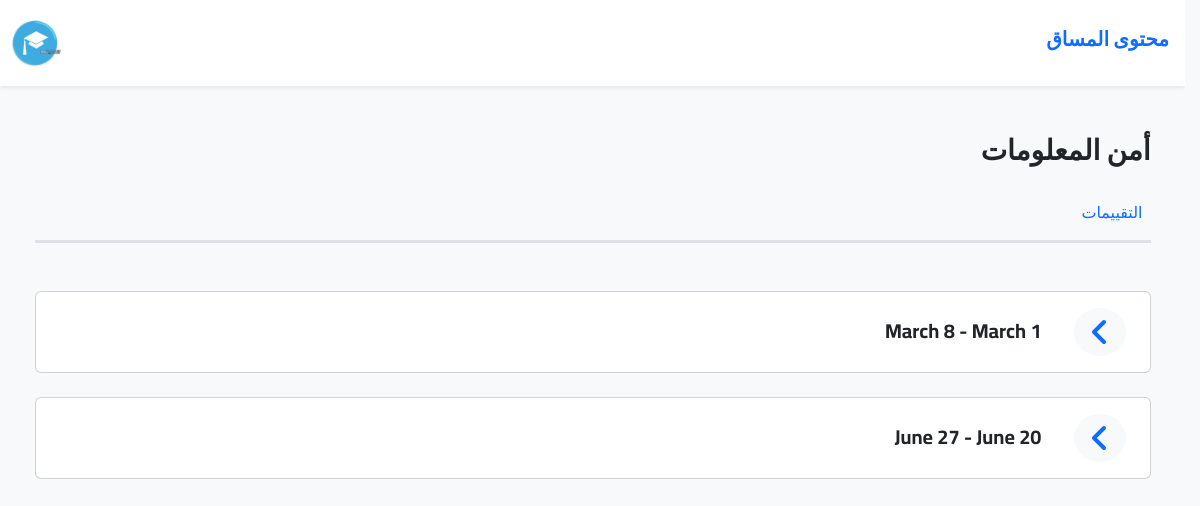
/student/my/courses?id=2 (signed in), run on the app's committed database.
### tables this page shows
CREATE TABLE `courses` (
  `id` int NOT NULL AUTO_INCREMENT,
  `name` varchar(255) NOT NULL,
  `hour_num` int NOT NULL,
  `level_year` int NOT NULL,
  `instructor_id` int NOT NULL,
  `major_id` int NOT NULL,
  `semster_id` int NOT NULL,
  PRIMARY KEY (`id`),
  UNIQUE KEY `name` (`name`),
  KEY `courses_instructors` (`instructor_id`),
  KEY `courses_semster` (`semster_id`),
  KEY `courses_majors` (`major_id`),
  CONSTRAINT `courses_instructors` FOREIGN KEY (`instructor_id`) REFERENCES `instructors` (`id`) ON DELETE CASCADE ON UPDATE CASCADE,
  CONSTRAINT `courses_majors` FOREIGN KEY (`major_id`) REFERENCES `majors` (`id`) ON DELETE CASCADE ON UPDATE CASCADE,
  CONSTRAINT `courses_semster` FOREIGN KEY (`semster_id`) REFERENCES `semster` (`id`) ON DELETE CASCADE ON UPDATE CASCADE
);

CREATE TABLE `weeks` (
  `id` int NOT NULL AUTO_INCREMENT,
  `start_date` date NOT NULL,
  `end_date` date NOT NULL,
  `course_id` int NOT NULL,
  PRIMARY KEY (`id`),
  KEY `fk_weeks_course_idx` (`course_id`),
  CONSTRAINT `fk_weeks_course` FOREIGN KEY (`course_id`) REFERENCES `courses` (`id`) ON DELETE CASCADE ON UPDATE CASCADE
);

### Core/function.php (called while the page is built, shortened)
<?php
function authorize($condition, $status = Response::FORBIDDEN): bool {
  return true;
}
function base_path(string $path): string {
  return BASE_PATH . $path;
}
function view(string $path, $attr = []): void {
  extract($attr);
  require base_path("views/{$path}");
}

### Http/controllers/student/Mycourses.php (called while the page is built, shortened)
<?php
$coursId = Authorization::checkStudentRegisterCourses($_GET['id'] ?? '');
$course = App::resolve(Database::class)->query(
   'SELECT c.id, c.name
    FROM courses c
    WHERE c.id = :id', [
    'id'   =>  $coursId ?? '',
])->findOrFail();
$weeks = App::resolve(Database::class)->query(
    'SELECT id, start_date, end_date
     FROM weeks
     WHERE course_id = :course_id', [
        'course_id' => $coursId
    ]
)->get();
$files = App::resolve(Database::class)->query(
    'SELECT f.id AS file_id, f.title, f.url, f.week_id AS week_id
     FROM files f
     JOIN weeks w
     ON f.week_id = w.id
     WHERE w.course_id = :course_id ', [
        'course_id' => $coursId
    ]
)->get();
$lectures = App::resolve(Database::class)->query(
    'SELECT l.id AS lecture_id, l.title, l.url, l.week_id AS week_id, w.course_id
     FROM lectures l
     JOIN weeks w
     ON l.week_id = w.id
     WHERE w.course_id = :course_id ', [
        'course_id' => $coursId
    ]
)->get();
$exams = App::resolve(Database::class)->query(
    'SELECT e.id AS exam_id, e.title, e.week_id AS week_id, w.course_id
     FROM exams e
     JOIN weeks w
     ON e.week_id = w.id
     WHERE w.course_id = :course_id ', [
        'course_id' => $coursId
    ]
)->get();
view('student/Mycourses.view.php', [
    'heading'        => 'محتوى المساق',
    'course'         => $course,
    'weeks'          => $weeks,
    'files'          => $files,
    'lectures'       => $lectures,
    'exams'          => $exams
]);

### public/index.php (called while the page is built, shortened)
<?php
require BASE_PATH.'Core/function.php';
require base_path('bootstrap.php');
$router = new \Core\Router();
$uri = parse_url($_SERVER['REQUEST_URI'])['path'];
$method = $_POST['__method'] ?? $_SERVER['REQUEST_METHOD'];
try {
   $router->route($uri, $method);
}
catch (ValidationException $exception) {
 Session::flash('errors', $exception->errors);
 Session::flash('old', $exception->old);
 return redirect($router->previousUrl());
}

### Core/App.php (called while the page is built, shortened)
<?php
class App {
  protected static $container;
  public static function setContainer($container): void {
     static::$container = $container;
  }
  public static function getContainer(): mixed {
     return static::$container;
  }
  public static function resolve($key): mixed {
     return static::getContainer()->resolve($key);
  }
}

### Core/Container.php (called while the page is built, shortened)
<?php
class Container {
    protected $bindings = [];
    public function bind(string $key,  $func): void {
     $this->bindings[$key] = $func;
    }
    public function resolve(string $key): mixed {
        $resolver = $this->bindings[$key];
        return call_user_func($resolver);
    }
}

### config.php (called while the page is built)
<?php
return [
     'database' => [
        'host' => 'localhost',
        'port' => 3306,
        'dbname' => 'e_learning',
        'charset' => 'utf8mb4'
     ],
];

### bootstrap.php (called while the page is built, shortened)
<?php
$container = new Container();
$container->bind('Core\Database', function() {
    $config = require base_path("config.php");
    return new Database($config['database']);
});

### Core/Database.php (called while the page is built, shortened)
<?php
class Database {
    public $conn;
    public $stmt;
    public function __construct(array $config, $username = 'root', $password = 'root') {
      $dsn = 'mysql:'. http_build_query($config, "", ";");
      $this->conn = new PDO($dsn, $username, $password, [
        PDO::ATTR_DEFAULT_FETCH_MODE => PDO::FETCH_ASSOC
        ]);
    }
    public function query($query, $params = []): static {
      $this->stmt = $this->conn->prepare($query);
      $this->stmt->execute($params);
      return $this;
    }
    public function get(): array {
      return $this->stmt->fetchAll();
    }
    public function find(): mixed {
      return $this->stmt->fetch();
    }
    public function findOrFail(): mixed {
      $result = $this->find();
        return $result;
    }
}

### Core/Authorization.php (called while the page is built, shortened)
<?php
class Authorization {
  public static function checkStudentRegisterCourses(int|string $courseId) {
    App::resolve(Database::class)->query(
        'SELECT id
         FROM courses
         WHERE id = :course_id',
        [
            'course_id' => $courseId
        ]
    )->findOrFail();
    $studentRegister = App::resolve(Database::class)->query(
        'SELECT src.course_id
         FROM student_register_courses src
         JOIN students s
         ON src.student_id = s.id
         WHERE src.course_id = :course_id
         AND s.user_id = :user_id',
        [
            'course_id' => $courseId,
            'user_id'   => Session::get('user')['id']
        ]
    )->find();
    return $studentRegister['course_id'];
  }
}

### Core/Session.php (called while the page is built, shortened)
<?php
class Session {
    public static function get(string $key, $default = null): mixed {
        return $_SESSION['_flash'][$key] ?? $_SESSION[$key] ?? $default;
    }
}

### views/student/Mycourses.view.php (the view, shortened to what this page needs)
<?php require base_path('views/partials/head.php') ?>
<body class="bg-body-tertiary">
  <?php require base_path('views/partials/nav.php') ?>
  <div class="container mt-5">
       <div class="text-left mb-3">
         <h3 class="mb-3 fw-bold"><?= $course['name'] ?></h3>
       </div>
       <nav class="navbar navbar-expand-lg navbar-light border-3 border-bottom mb-5">
            <div class="collapse navbar-collapse border-0">
                <ul class="navbar-nav">
                    <li class="nav-item item-course-instructor position-relative">
                        <a href="/student/evaluation?course_id=<?= $course['id'] ?>" class="nav-link link-course-instructor text-primary fs-6">التقييمات</a>
                    </li>
                </ul>
            </div>
        </nav>
        <?php foreach($weeks as $week) :  ?>
         <div class="card mt-4 mb-3 position-relative">
            <div class="card-body">
              <div class="d-flex align-items-center justify-content-between">
              <div class="d-flex">
                <div class="icon-click ms-2 bg-light rounded-circle px-3 py-2 width-auto">
                  <i class="icon-drop-down fa-solid fa-angle-left fa-2xl text-primary"></i>
                </div>
                <p class="course-week ms-4 mb-0 p-2 fw-bold fs-5"><?=  date_create($week['start_date'])->format('j F')?>  <?=date_create($week['end_date'])->format('j - F') ?> </p>
              </div>
              </div>
            </div>
       </div>
      <?php endforeach;  ?>
    </div>
 <?php require base_path('views/partials/footer.php') ?>

### Core/Router.php (shortened to what this page needs)
<?php
class Router {
    protected $routes = [];
    public function add($method, string $uri, $controller): static {
        $this->routes[] = [
            'uri' =>  $uri,
            'controller' => $controller,
            'method' => $method,
            'middleware' => null
        ];
        return $this;
    }
    public function only($key): static {
        $this->routes[array_key_last($this->routes)]['middleware'] = $key;
        return $this;
    }
    public function route (string $uri, $method) {
      foreach($this->routes as $route) {
        if($route ['uri'] ===  $uri && $route['method'] === strtoupper($method)) {
          return require base_path('Http/controllers/'.$route['controller']);
        }
      }
    }
}

### views/partials/nav.php
<nav class="navbar navbar-expand-lg navbar-light py-2 bg-white shadow-sm w-100">
   <h3 class="navbar-brand text-primary ms-3 fw-bold"><?= $heading ?? 'لوحة التحكم' ?></h3>
   <div class="collapse navbar-collapse border-0" id="nav">
     <ul class="navbar-nav ms-auto">
       <li class="nav-item welcome-link"><span class="nav-link welcome-message fs-6 fw-bold"><?=  $fullName ?? '' ?></span></li>
       <li class="nav-item"><img src="/assets/imgs/logo.jpg" alt="logo" width="70" height="70" class="nav-link rounded-circle"></li>
     </ul>
   </div>
</nav>

### public/assets/css/e-learn.css (style rules this page uses)
:root { --transition: 0.3s; --main-color : #0d6efd; --secound-color: #ccc; }
html { scroll-behavior: smooth; overflow-y: auto; scrollbar-gutter: stable; }
body { font-family: 'Cairo', sans-serif; direction: rtl; text-align: right; margin: 0; }
.welcome-link { align-self: center; }
.welcome-message { transition: var(--transition); font-weight: 500; opacity: 0.8; }
.item-course-instructor::after { content: ''; position: absolute; width: 100%; height: 2px; background-color: var(--main-color); bottom: -26%; right: calc(-100% + 78px); z-index: -1; transition: var(--main-transtion); }
.course-week, .icon-drop-down { cursor: pointer; transition: var(--transition); }

### data on the page
courses: name "أمن المعلومات"
weeks: start_date "1 March", end_date "8 - March"
weeks: start_date "20 June", end_date "27 - June"
